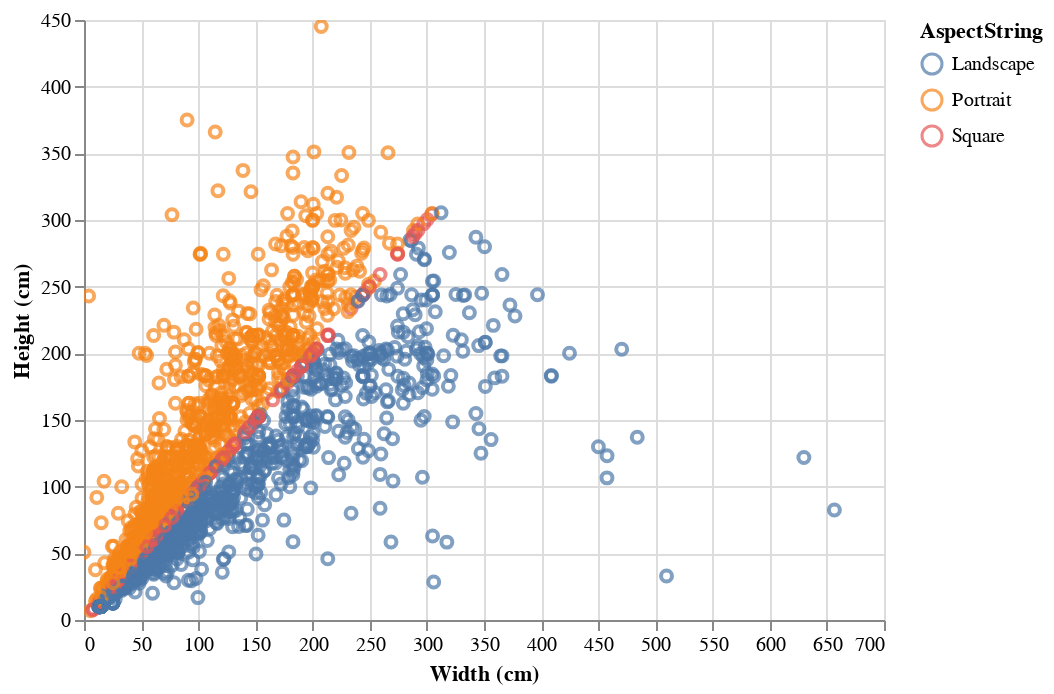

Notebook cell for this chart:
### Code cell
# Drop rows that do not have a defined aspect ("AspectString" is nan)
small_paintings_drop = small_paintings.dropna(subset=['AspectString'])

alt.Chart(small_paintings_drop).mark_point().encode(
    x='Width (cm)',
    y='Height (cm)',
    color='AspectString',
    tooltip=[
        'Artist',
        'Width (cm)',
        'Height (cm)',
        alt.Tooltip('Aspect', format='.3')
    ]
).interactive()

### Figure 1 — Vega-Lite specification as saved in the notebook (floating-point values rounded to 4 significant figures; data arrays with more than 128 entries replaced by an {"elided": "..."} marker saying what was removed)
{"config": {"view": {"continuousWidth": 400, "continuousHeight": 300}}, "data": {"name": "data-8ea0b8cece80d158189d8ca0d5c3829d"}, "mark": "point", "encoding": {"color": {"type": "nominal", "field": "AspectString"}, "tooltip": [{"type": "nominal", "field": "Artist"}, {"type": "quantitative", "field": "Width (cm)"}, {"type": "quantitative", "field": "Height (cm)"}, {"type": "quantitative", "field": "Aspect", "format": ".3"}], "x": {"type": "quantitative", "field": "Width (cm)"}, "y": {"type": "quantitative", "field": "Height (cm)"}}, "selection": {"selector001": {"type": "interval", "bind": "scales", "encodings": ["x", "y"]}}, "$schema": "https://vega.github.io/schema/vega-lite/v4.8.1.json", "datasets": {"data-8ea0b8cece80d158189d8ca0d5c3829d": {"elided": "2237 records"}}}
